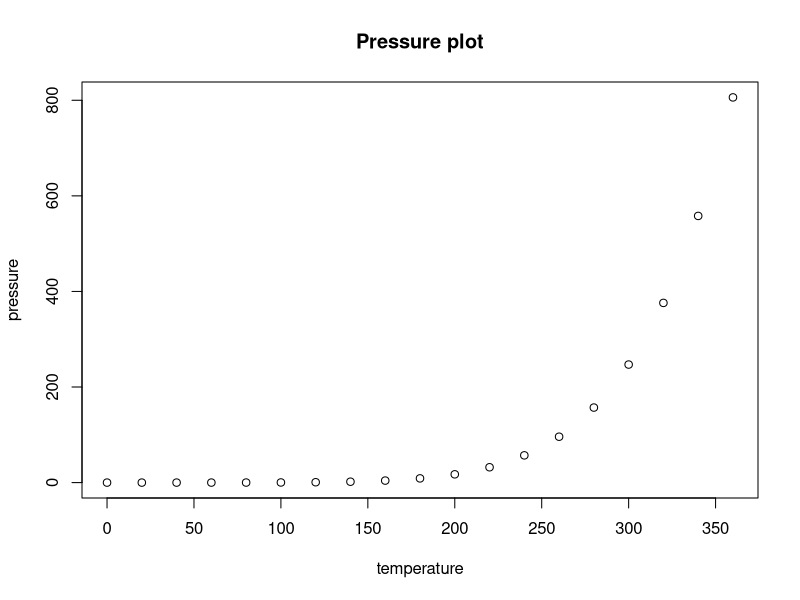

Write R code to recreate this figure.
## ---- chunk 1
knitr::opts_chunk$set(echo = TRUE)
## ---- chunk 2
summary(cars)
## ---- chunk 3
plot(pressure, main='Pressure plot')
